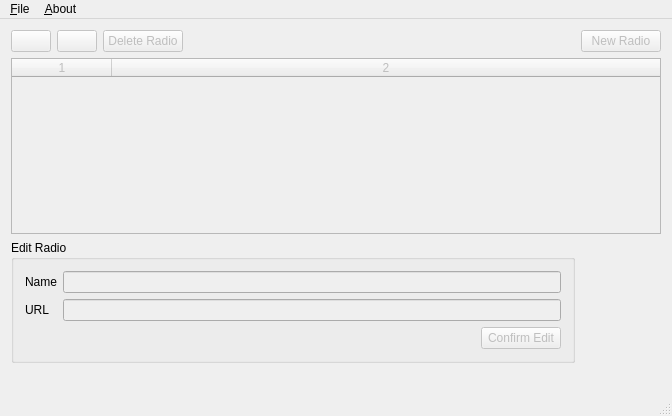
<?xml version="1.0" encoding="UTF-8"?>
<ui version="4.0">
 <class>MainWindow</class>
 <widget class="QMainWindow" name="MainWindow">
  <property name="enabled">
   <bool>true</bool>
  </property>
  <property name="geometry">
   <rect>
    <x>0</x>
    <y>0</y>
    <width>672</width>
    <height>416</height>
   </rect>
  </property>
  <property name="font">
   <font>
    <pointsize>9</pointsize>
   </font>
  </property>
  <property name="windowTitle">
   <string notr="true">ETS Radio Manager</string>
  </property>
  <property name="windowIcon">
   <iconset resource="Icons.qrc">
    <normaloff>:/icon/Resources/radio256.png</normaloff>:/icon/Resources/radio256.png</iconset>
  </property>
  <property name="locale">
   <locale language="English" country="UnitedStates"/>
  </property>
  <property name="unifiedTitleAndToolBarOnMac">
   <bool>false</bool>
  </property>
  <widget class="QWidget" name="centralWidget">
   <property name="autoFillBackground">
    <bool>false</bool>
   </property>
   <layout class="QGridLayout" name="gridLayout">
    <property name="topMargin">
     <number>11</number>
    </property>
    <item row="2" column="0" colspan="4">
     <widget class="QGroupBox" name="groupBox">
      <property name="sizePolicy">
       <sizepolicy hsizetype="MinimumExpanding" vsizetype="Fixed">
        <horstretch>0</horstretch>
        <verstretch>0</verstretch>
       </sizepolicy>
      </property>
      <property name="title">
       <string>Edit Radio</string>
      </property>
      <layout class="QGridLayout" name="gridLayout_2">
       <item row="0" column="0">
        <widget class="QLabel" name="label">
         <property name="text">
          <string>Name</string>
         </property>
         <property name="buddy">
          <cstring>nameEdit</cstring>
         </property>
        </widget>
       </item>
       <item row="0" column="1">
        <widget class="QLineEdit" name="nameEdit">
         <property name="enabled">
          <bool>false</bool>
         </property>
        </widget>
       </item>
       <item row="1" column="0">
        <widget class="QLabel" name="label_2">
         <property name="text">
          <string>URL</string>
         </property>
         <property name="buddy">
          <cstring>urlEdit</cstring>
         </property>
        </widget>
       </item>
       <item row="1" column="1">
        <widget class="QLineEdit" name="urlEdit">
         <property name="enabled">
          <bool>false</bool>
         </property>
        </widget>
       </item>
       <item row="2" column="1" alignment="Qt::AlignRight">
        <widget class="QPushButton" name="saveEdit">
         <property name="enabled">
          <bool>false</bool>
         </property>
         <property name="sizePolicy">
          <sizepolicy hsizetype="Minimum" vsizetype="Minimum">
           <horstretch>0</horstretch>
           <verstretch>0</verstretch>
          </sizepolicy>
         </property>
         <property name="text">
          <string>Confirm Edit</string>
         </property>
         <property name="shortcut">
          <string>Return</string>
         </property>
         <property name="default">
          <bool>false</bool>
         </property>
        </widget>
       </item>
      </layout>
     </widget>
    </item>
    <item row="0" column="1" alignment="Qt::AlignLeft">
     <widget class="QPushButton" name="moveDown">
      <property name="enabled">
       <bool>false</bool>
      </property>
      <property name="toolTip">
       <string>Move entry down</string>
      </property>
      <property name="text">
       <string/>
      </property>
      <property name="icon">
       <iconset resource="Icons.qrc">
        <normaloff>:/icon/Resources/go-down.png</normaloff>:/icon/Resources/go-down.png</iconset>
      </property>
      <property name="autoRepeat">
       <bool>true</bool>
      </property>
     </widget>
    </item>
    <item row="0" column="0" alignment="Qt::AlignLeft">
     <widget class="QPushButton" name="moveUp">
      <property name="enabled">
       <bool>false</bool>
      </property>
      <property name="sizePolicy">
       <sizepolicy hsizetype="Minimum" vsizetype="Fixed">
        <horstretch>0</horstretch>
        <verstretch>0</verstretch>
       </sizepolicy>
      </property>
      <property name="toolTip">
       <string>Move entry up</string>
      </property>
      <property name="text">
       <string/>
      </property>
      <property name="icon">
       <iconset resource="Icons.qrc">
        <normaloff>:/icon/Resources/go-up.png</normaloff>
        <normalon>../icons/go-up.png</normalon>:/icon/Resources/go-up.png</iconset>
      </property>
      <property name="autoRepeat">
       <bool>true</bool>
      </property>
     </widget>
    </item>
    <item row="0" column="4">
     <widget class="QPushButton" name="insertNew">
      <property name="enabled">
       <bool>false</bool>
      </property>
      <property name="sizePolicy">
       <sizepolicy hsizetype="Fixed" vsizetype="Fixed">
        <horstretch>0</horstretch>
        <verstretch>0</verstretch>
       </sizepolicy>
      </property>
      <property name="text">
       <string>New Radio</string>
      </property>
      <property name="icon">
       <iconset resource="Icons.qrc">
        <normaloff>:/icon/Resources/list-add.png</normaloff>:/icon/Resources/list-add.png</iconset>
      </property>
     </widget>
    </item>
    <item row="1" column="0" colspan="5">
     <widget class="QTableWidget" name="dataTable">
      <property name="enabled">
       <bool>false</bool>
      </property>
      <property name="sizePolicy">
       <sizepolicy hsizetype="Expanding" vsizetype="Expanding">
        <horstretch>0</horstretch>
        <verstretch>0</verstretch>
       </sizepolicy>
      </property>
      <property name="autoFillBackground">
       <bool>false</bool>
      </property>
      <property name="horizontalScrollBarPolicy">
       <enum>Qt::ScrollBarAlwaysOff</enum>
      </property>
      <property name="editTriggers">
       <set>QAbstractItemView::NoEditTriggers</set>
      </property>
      <property name="tabKeyNavigation">
       <bool>false</bool>
      </property>
      <property name="alternatingRowColors">
       <bool>true</bool>
      </property>
      <property name="selectionMode">
       <enum>QAbstractItemView::SingleSelection</enum>
      </property>
      <property name="selectionBehavior">
       <enum>QAbstractItemView::SelectRows</enum>
      </property>
      <property name="columnCount">
       <number>2</number>
      </property>
      <attribute name="horizontalHeaderStretchLastSection">
       <bool>true</bool>
      </attribute>
      <column/>
      <column/>
     </widget>
    </item>
    <item row="3" column="4">
     <widget class="QLabel" name="statusLabel">
      <property name="text">
       <string/>
      </property>
     </widget>
    </item>
    <item row="0" column="2">
     <widget class="QPushButton" name="remove">
      <property name="enabled">
       <bool>false</bool>
      </property>
      <property name="sizePolicy">
       <sizepolicy hsizetype="Fixed" vsizetype="Fixed">
        <horstretch>0</horstretch>
        <verstretch>0</verstretch>
       </sizepolicy>
      </property>
      <property name="text">
       <string>Delete Radio</string>
      </property>
      <property name="icon">
       <iconset resource="Icons.qrc">
        <normaloff>:/icon/Resources/list-remove.png</normaloff>:/icon/Resources/list-remove.png</iconset>
      </property>
      <property name="shortcut">
       <string>Del</string>
      </property>
     </widget>
    </item>
    <item row="0" column="3">
     <spacer name="horizontalSpacer">
      <property name="orientation">
       <enum>Qt::Horizontal</enum>
      </property>
      <property name="sizeHint" stdset="0">
       <size>
        <width>40</width>
        <height>20</height>
       </size>
      </property>
     </spacer>
    </item>
   </layout>
  </widget>
  <widget class="QMenuBar" name="menuBar">
   <property name="geometry">
    <rect>
     <x>0</x>
     <y>0</y>
     <width>672</width>
     <height>26</height>
    </rect>
   </property>
   <widget class="QMenu" name="menuAbout">
    <property name="title">
     <string>&amp;About</string>
    </property>
    <addaction name="actionAbout"/>
   </widget>
   <widget class="QMenu" name="menuFile">
    <property name="title">
     <string>&amp;File</string>
    </property>
    <addaction name="actionOpen"/>
    <addaction name="actionSave"/>
    <addaction name="actionSave_As"/>
    <addaction name="separator"/>
    <addaction name="actionExit"/>
   </widget>
   <addaction name="menuFile"/>
   <addaction name="menuAbout"/>
  </widget>
  <widget class="QStatusBar" name="statusBar"/>
  <action name="actionOpen">
   <property name="text">
    <string>Open</string>
   </property>
   <property name="statusTip">
    <string>Open .sii file</string>
   </property>
   <property name="shortcut">
    <string>Ctrl+O</string>
   </property>
   <property name="shortcutContext">
    <enum>Qt::WindowShortcut</enum>
   </property>
   <property name="menuRole">
    <enum>QAction::ApplicationSpecificRole</enum>
   </property>
  </action>
  <action name="actionSave">
   <property name="enabled">
    <bool>false</bool>
   </property>
   <property name="text">
    <string>&amp;Save</string>
   </property>
   <property name="shortcut">
    <string>Ctrl+S</string>
   </property>
  </action>
  <action name="actionExit">
   <property name="text">
    <string>Exit</string>
   </property>
   <property name="statusTip">
    <string>Close ETS Radio Manager</string>
   </property>
   <property name="shortcut">
    <string>Ctrl+Q</string>
   </property>
   <property name="menuRole">
    <enum>QAction::QuitRole</enum>
   </property>
  </action>
  <action name="actionAbout">
   <property name="checkable">
    <bool>false</bool>
   </property>
   <property name="text">
    <string>ETS Radio Manager</string>
   </property>
   <property name="menuRole">
    <enum>QAction::AboutRole</enum>
   </property>
  </action>
  <action name="actionSave_As">
   <property name="enabled">
    <bool>false</bool>
   </property>
   <property name="text">
    <string>Save &amp;As</string>
   </property>
   <property name="shortcut">
    <string>Ctrl+A</string>
   </property>
  </action>
 </widget>
 <layoutdefault spacing="6" margin="11"/>
 <tabstops>
  <tabstop>dataTable</tabstop>
  <tabstop>nameEdit</tabstop>
  <tabstop>urlEdit</tabstop>
  <tabstop>saveEdit</tabstop>
  <tabstop>moveUp</tabstop>
  <tabstop>moveDown</tabstop>
  <tabstop>remove</tabstop>
  <tabstop>insertNew</tabstop>
 </tabstops>
 <resources>
  <include location="Icons.qrc"/>
 </resources>
 <connections>
  <connection>
   <sender>nameEdit</sender>
   <signal>textEdited(QString)</signal>
   <receiver>MainWindow</receiver>
   <slot>entryEdited()</slot>
   <hints>
    <hint type="sourcelabel">
     <x>299</x>
     <y>207</y>
    </hint>
    <hint type="destinationlabel">
     <x>254</x>
     <y>162</y>
    </hint>
   </hints>
  </connection>
  <connection>
   <sender>urlEdit</sender>
   <signal>textEdited(QString)</signal>
   <receiver>MainWindow</receiver>
   <slot>entryEdited()</slot>
   <hints>
    <hint type="sourcelabel">
     <x>299</x>
     <y>242</y>
    </hint>
    <hint type="destinationlabel">
     <x>254</x>
     <y>162</y>
    </hint>
   </hints>
  </connection>
  <connection>
   <sender>actionExit</sender>
   <signal>triggered()</signal>
   <receiver>MainWindow</receiver>
   <slot>close()</slot>
   <hints>
    <hint type="sourcelabel">
     <x>-1</x>
     <y>-1</y>
    </hint>
    <hint type="destinationlabel">
     <x>138</x>
     <y>191</y>
    </hint>
   </hints>
  </connection>
 </connections>
 <slots>
  <slot>entryEdited()</slot>
 </slots>
</ui>
